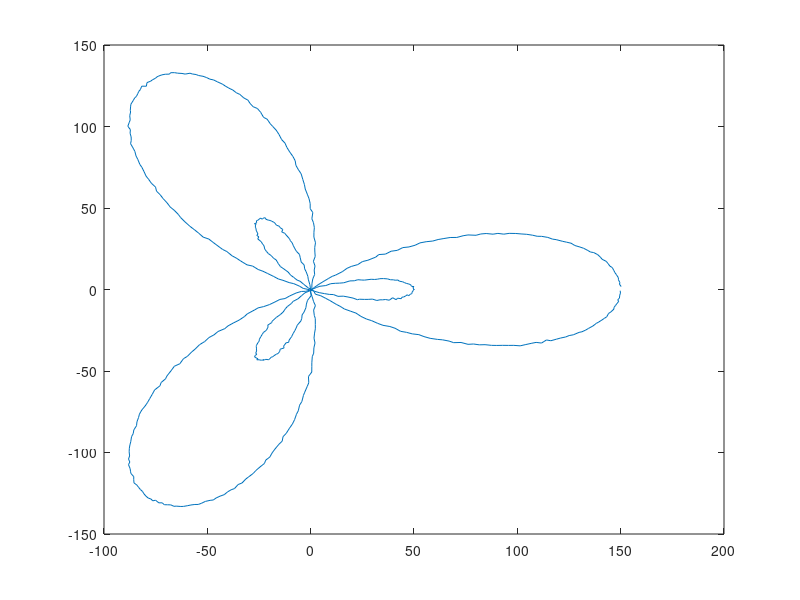

Write the MATLAB code that produced this figure.
function [ ] = drawExampleCurves(  )
%DRAWCURVE Read a curve from file and plot it
%  

n = 628;
t = 1: n;
a = 0.5;
x = (a + cos(3*t / 100)) .* cos(t / 100) * 100;
y = (a + cos(3*t / 100)) .* sin(t / 100) * 100;
for i = 1: n
    noise = mvnrnd([0 0], diag([0.1, 0.1]));
    %noise = [0.1 0];
    x(i) = x(i) + noise(1);
    y(i) = y(i) + noise(2);
end

plot(x, y);


end

